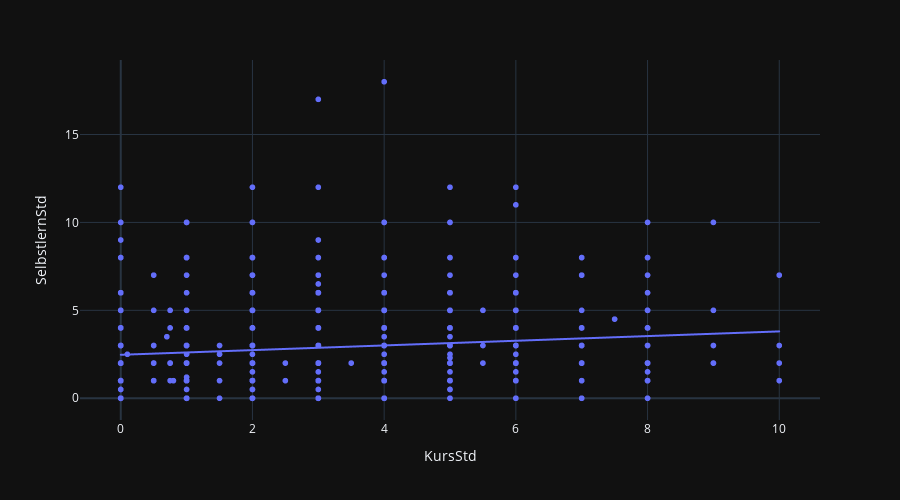

Notebook code cell kept with this figure:
### Code cell
fig = px.scatter(df, x='KursStd', y='SelbstlernStd', height=500, trendline="ols")
fig.show()

### Figure 1 — Plotly figure (JSON) as saved in the notebook; plotly's stock layout.template omitted (floating-point values rounded to 4 significant figures; data arrays with more than 128 entries replaced by an {"elided": "..."} marker saying what was removed)
{"data": [{"hovertemplate": "KursStd=%{x}<br>SelbstlernStd=%{y}<extra></extra>", "legendgroup": "", "marker": {"color": "#636efa", "symbol": "circle"}, "mode": "markers", "name": "", "showlegend": false, "x": {"elided": "1145 float values"}, "xaxis": "x", "y": {"elided": "1145 float values"}, "yaxis": "y", "type": "scattergl"}, {"hovertemplate": "<b>OLS trendline</b><br>SelbstlernStd = 0.132992 * KursStd + 2.47144<br>R<sup>2</sup>=0.016885<br><br>KursStd=%{x}<br>SelbstlernStd=%{y} <b>(trend)</b><extra></extra>", "legendgroup": "", "marker": {"color": "#636efa", "symbol": "circle"}, "mode": "lines", "name": "", "showlegend": false, "x": {"elided": "1145 float values"}, "xaxis": "x", "y": {"elided": "1145 float values"}, "yaxis": "y", "type": "scattergl"}], "layout": {"xaxis": {"anchor": "y", "domain": [0.0, 1.0], "title": {"text": "KursStd"}}, "yaxis": {"anchor": "x", "domain": [0.0, 1.0], "title": {"text": "SelbstlernStd"}}, "legend": {"tracegroupgap": 0}, "margin": {"t": 60}, "height": 500}}
